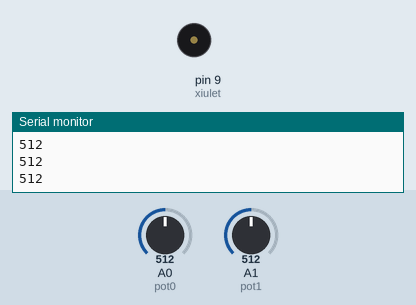
Recording of a sketch running on a simulated Arduino Uno, built with avr-gcc and run on an emulated ATmega328P. On the bench: buzzer (waves = sounding), the last lines printed to the serial monitor. Inputs (shaded band) come from the test bench; at power-on: A0 (pot0) = 512, A1 (pot1) = 512.

Above: at 2.8 s.
2.9 s: A0 (pot0) set to 0
At 3.4 s:
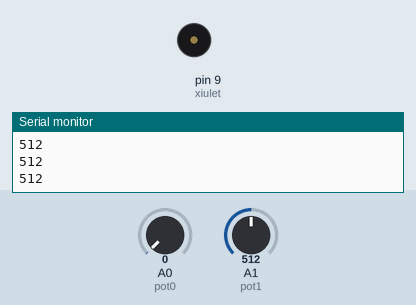
5.6 s: A0 (pot0) set to 122
At 7.1 s:
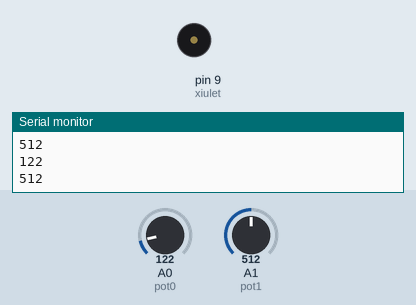
10.3 s: A1 (pot1) set to 122
At 11.52 s:
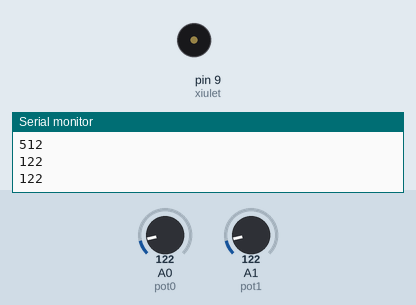
13.8 s: A1 (pot1) set to 306
At 15.1 s:
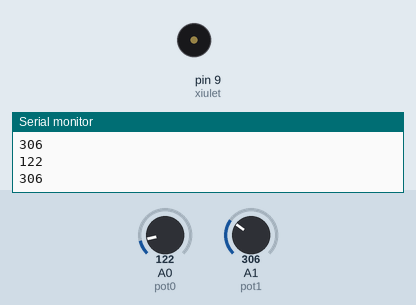
Timing chart, 0 to 18.3 s (numbered marks = the images above; inputs shaded):
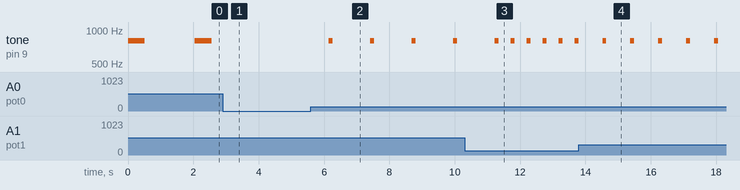

Measured:
- after the input at 2.9 s, tone on pin 9 (xiulet): stays silent (without the input it goes to 800 Hz after 1.2 s)
- after the input at 5.6 s, tone on pin 9 (xiulet): alternates 800 Hz for 0.12 s and silent for 1.1 s, starting after 0.55 s
- after the input at 10.3 s, tone on pin 9 (xiulet): alternates 800 Hz for 0.12 s and silent for 0.37 s, starting after 1.4 s
- after the input at 13.8 s, tone on pin 9 (xiulet): alternates 800 Hz for 0.12 s and silent for 0.73 s, starting after 0.72 s
- by itself, tone on pin 9 (xiulet): alternates 800 Hz for 0.51 s and silent for 1.5 s

The sketch:

sirena_5.ino
```cpp
/**********************************************************************************
**                                                                               **
**                                  Sirena                                       **
**                                                                               **
**                                                                               **
**********************************************************************************/

//********** Includes *************************************************************

//********** Variables ************************************************************
const int xiulet = 9;        // donar nom al pin 9 de l’Arduino
const int pot0 = A0;         // donar nom al pin A0 de l’Arduino
const int pot1 = A1;         // donar nom al pin A1 de l'Arduino
int valPot0;                 // guardar valor del potenciometre
int valPot1;

//********** Setup ****************************************************************
void setup()
{
  pinMode(xiulet, OUTPUT);   // definir el pin 9 com una sortida
  Serial.begin(9600);
}

//********** Loop *****************************************************************
void loop()
{
  valPot0 = analogRead(pot0);    // llegir valor potenciòmetre
  Serial.println(valPot0);
  tone(xiulet, 800, valPot0);    // xiulet de durada valPot0
  delay(2*valPot0);              // esperar valPot0 del xiulet + valPot0 silenci

    valPot1 = analogRead(pot1);    // llegir valor potenciòmetre
  Serial.println(valPot1);
  tone(xiulet, 0, valPot1);    // xiulet de durada valPot0
  delay(2*valPot1);              // esperar valPot0 del xiulet + valPot0 silenci
}
```
